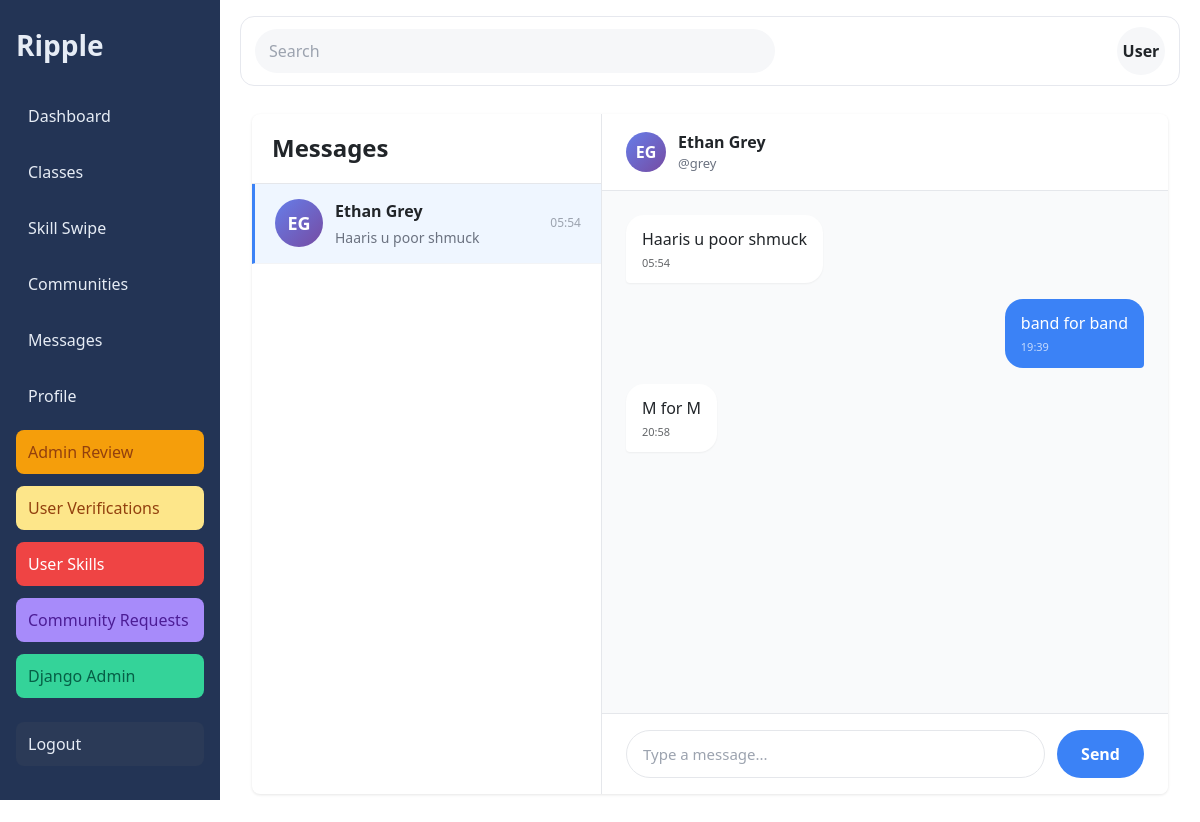
The app's page /chat/messages/?conversation=2 (signed in), older data.
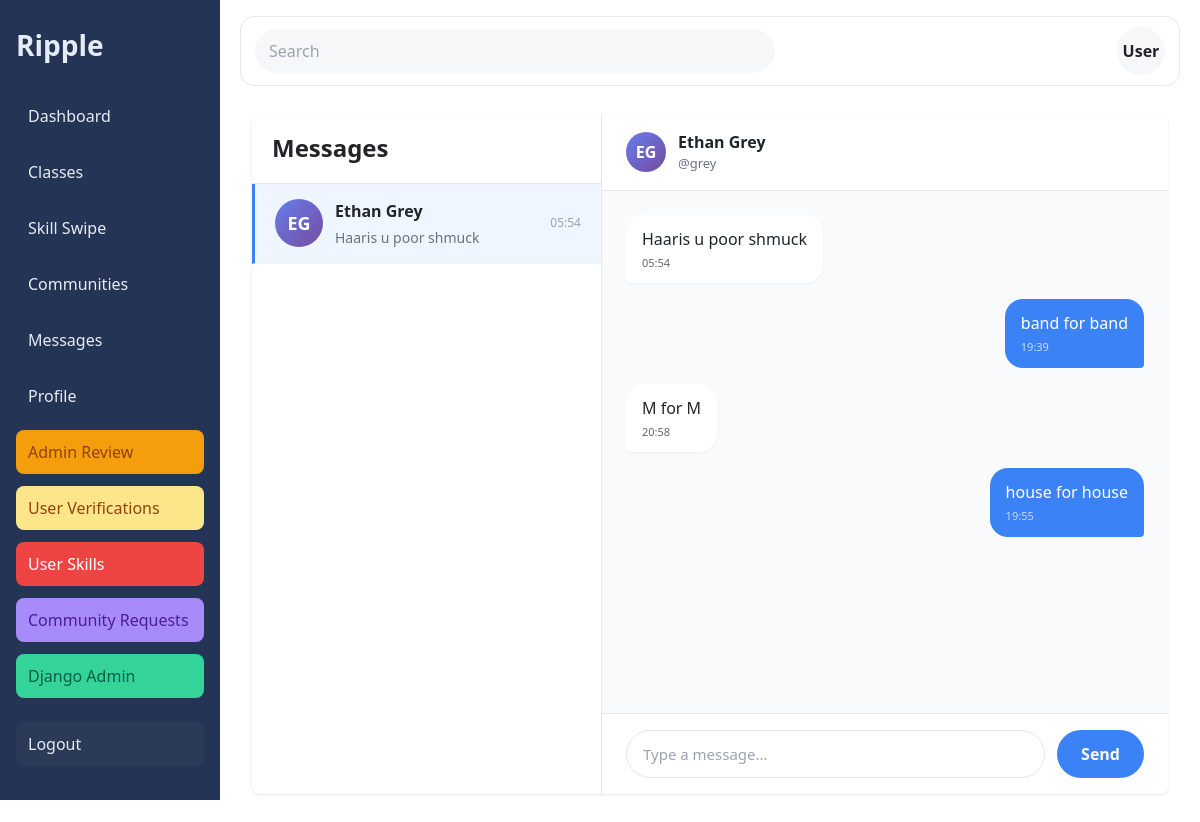
The same page, newer data.
### chat/models.py (models this page shows, shortened)
class Conversation(models.Model):
    participants = models.ManyToManyField(
        settings.AUTH_USER_MODEL,
        related_name='conversations'
    )
    created_at = models.DateTimeField(auto_now_add=True)
    updated_at = models.DateTimeField(auto_now=True)
    is_active = models.BooleanField(default=True)
    class Meta:
        ordering = ['-updated_at']
    def get_other_participant(self, user):
        return self.participants.exclude(id=user.id).first()
    def get_latest_message(self):
        return self.messages.first()

class Message(models.Model):
    MESSAGE_TYPES = [
        ('text', 'Text'),
        ('image', 'Image'),
        ('file', 'File'),
    ]
    conversation = models.ForeignKey(
        Conversation,
        on_delete=models.CASCADE,
        related_name='messages'
    )
    sender = models.ForeignKey(
        settings.AUTH_USER_MODEL,
        on_delete=models.CASCADE,
        related_name='sent_messages'
    )
    content = models.TextField()
    message_type = models.CharField(
        max_length=20,
        choices=MESSAGE_TYPES,
        default='text'
    )
    timestamp = models.DateTimeField(auto_now_add=True)
    is_read = models.BooleanField(default=False)
    class Meta:
        ordering = ['timestamp']

### chat/views.py (the view, shortened to what this page needs)
# urls.py: path('messages/', views.messages_page, name='messages'),
@login_required
def messages_page(request):
    other_user = None
    conversations = Conversation.objects.filter(
        participants=request.user
    ).prefetch_related('participants', 'messages').distinct()
    conversation_id = request.GET.get('conversation')
    selected_conversation = None
    messages = []
    if conversation_id:
        selected_conversation = conversations.filter(id=conversation_id).first()
        if selected_conversation:
            messages = selected_conversation.messages.select_related('sender').all()
            selected_conversation.messages.exclude(
                sender=request.user
            ).update(is_read=True)
    for conv in conversations:
        conv.unread_count = conv.messages.filter(
            is_read=False
        ).exclude(sender=request.user).count()
        conv.other_user = conv.get_other_participant(request.user)
        conv.latest_message = conv.get_latest_message()
    context = {
        'conversations': conversations,
        'selected_conversation': selected_conversation,
        'messages': messages,
        'other_user': selected_conversation.get_other_participant(request.user) if selected_conversation else None,
    }
    return render(request, 'chat/messages.html', context)

### chat/templates/chat/messages.html (shortened to what the changed rows need)
{% extends 'base.html' %}
{% block content %}
<div class="messages-container">
    <div class="conversations-sidebar">
        <div class="conversations-header">
            <h2>Messages</h2>
        </div>
        <div class="conversations-list">
            {% if conversations %}
                {% for conversation in conversations %}
                <a href="?conversation={{ conversation.id }}"
                   class="conversation-item {% if selected_conversation.id == conversation.id %}active{% endif %}">
                    <div class="conversation-user">
                        <div class="conversation-avatar">
                            {{ conversation.other_user.first_name|first|upper }}{{ conversation.other_user.last_name|first|upper }}
                        </div>
                        <div class="conversation-info">
                            <div class="conversation-name">
                                {{ conversation.other_user.first_name }} {{ conversation.other_user.last_name }}
                            </div>
                            {% if conversation.latest_message %}
                            <div class="conversation-preview">
                                {{ conversation.latest_message.content|truncatewords:5 }}
                            </div>
                            {% endif %}
                        </div>
                        <div class="conversation-meta">
                            {% if conversation.latest_message %}
                            <div class="conversation-time">
                                {{ conversation.latest_message.timestamp|date:"H:i" }}
                            </div>
                            {% endif %}
                        </div>
                    </div>
                </a>
                {% endfor %}
            {% else %}
                <div class="empty-state">
                    <p>No conversations yet</p>
                    <p style="font-size: 14px; margin-top: 8px;">Start messaging other users!</p>
                </div>
            {% endif %}
        </div>
    </div>
    <div class="chat-area">
        {% if selected_conversation %}
            <div class="messages-area" id="messagesArea">
                {% for message in messages %}
                <div class="message {% if message.sender == request.user %}sent{% else %}received{% endif %}">
                    <div class="message-bubble">
                        <div class="message-content">{{ message.content }}</div>
                        <div class="message-time">{{ message.timestamp|date:"H:i" }}</div>
                    </div>
                </div>
                {% empty %}
                <div style="text-align: center; color: #9ca3af; margin-top: 40px;">
                    <p>No messages yet. Start the conversation!</p>
                </div>
                {% endfor %}
            </div>
        {% endif %}
    </div>
</div>
{% endblock %}

Row changes from the older to the newer data that the page shows:
added Message: content "house for house", timestamp "19:55"
